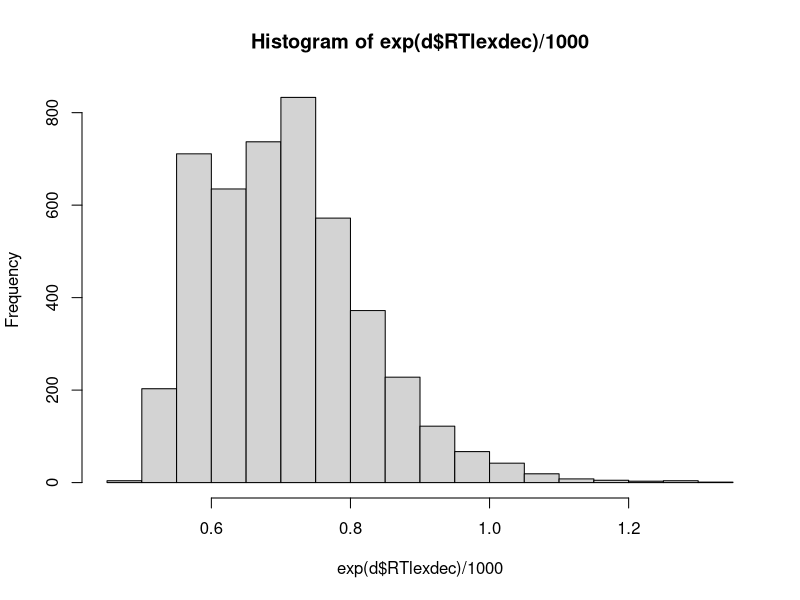
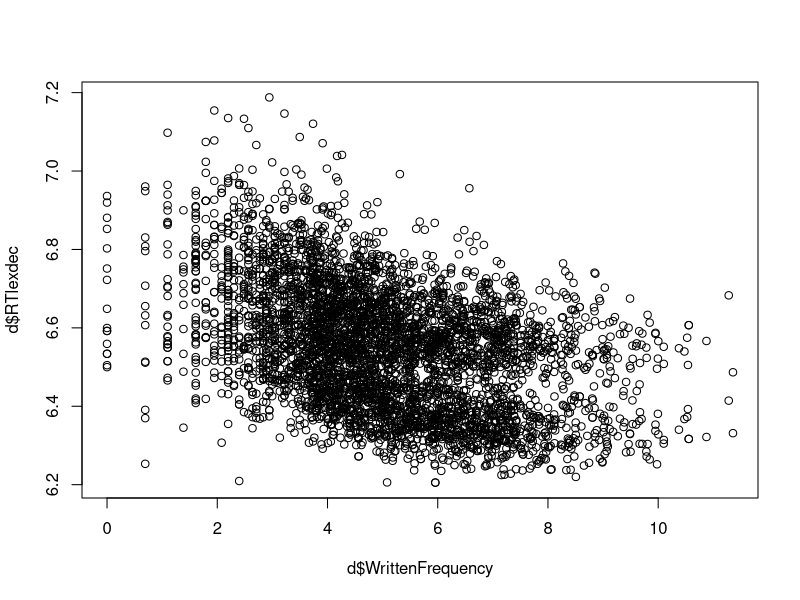

R code for these plots, in order:
# install a package
# install.packages("tidyverse")

# load a library
library(tidyverse)

# doing arithmetic
x = 1 + 1
x <- 1 + 1

# types in R
# numeric
x = 1 + 1
y = 18272141
x > y # bool

# characters
a = "book"
b = "dog"

# bool (evaluates to numbers)
a = TRUE
b = FALSE

# what is a vector
num_vec = c(10, 11, 2)
num_vec

num_vec[1]
num_vec[3]
char_vec = c("dog", "toy", "book")

# performing operations on vectors
num_vec
mean(num_vec)
sum(num_vec)
max(num_vec)
min(num_vec)
summary(num_vec)

mean(char_vec)

max_num_vec = max(num_vec)
max_num_vec

# reading in a file
# what is a data frame
# lexical deicsion task
d = read.csv("english.csv")

head(d)

# to get a particular value
d[2, 2]
d[2, 5] # second row, fifth column
d[10, 20]

# index columns by name
d[1, "Word"]
d[37, ]

# grab a column
d[ , "Word"]
d$Word
d$WrittenFrequency

# mean, median
mean(d$RTlexdec)
median(d$RTlexdec)
summary(d$RTlexdec)

# summary

# simple plot
hist(exp(d$RTlexdec)/1000)
plot(d$WrittenFrequency, d$RTlexdec)

# Introducing the Tidyverse: pipes
head(d)
nrow(d)
ncol(d)

# filter
filter(d, RTlexdec > 7)

# select
select(d, Word, RTlexdec)

# pipe: chains together operations
# %>%
medium_rt_words_with_low_writenfreq = 
  filter(d, RTlexdec > 6.4, RTlexdec < 6.6,
       WrittenFrequency < 2) %>%
  select(Word, RTlexdec)

medium_rt_words_with_low_writenfreq
# group_by

# mutate

